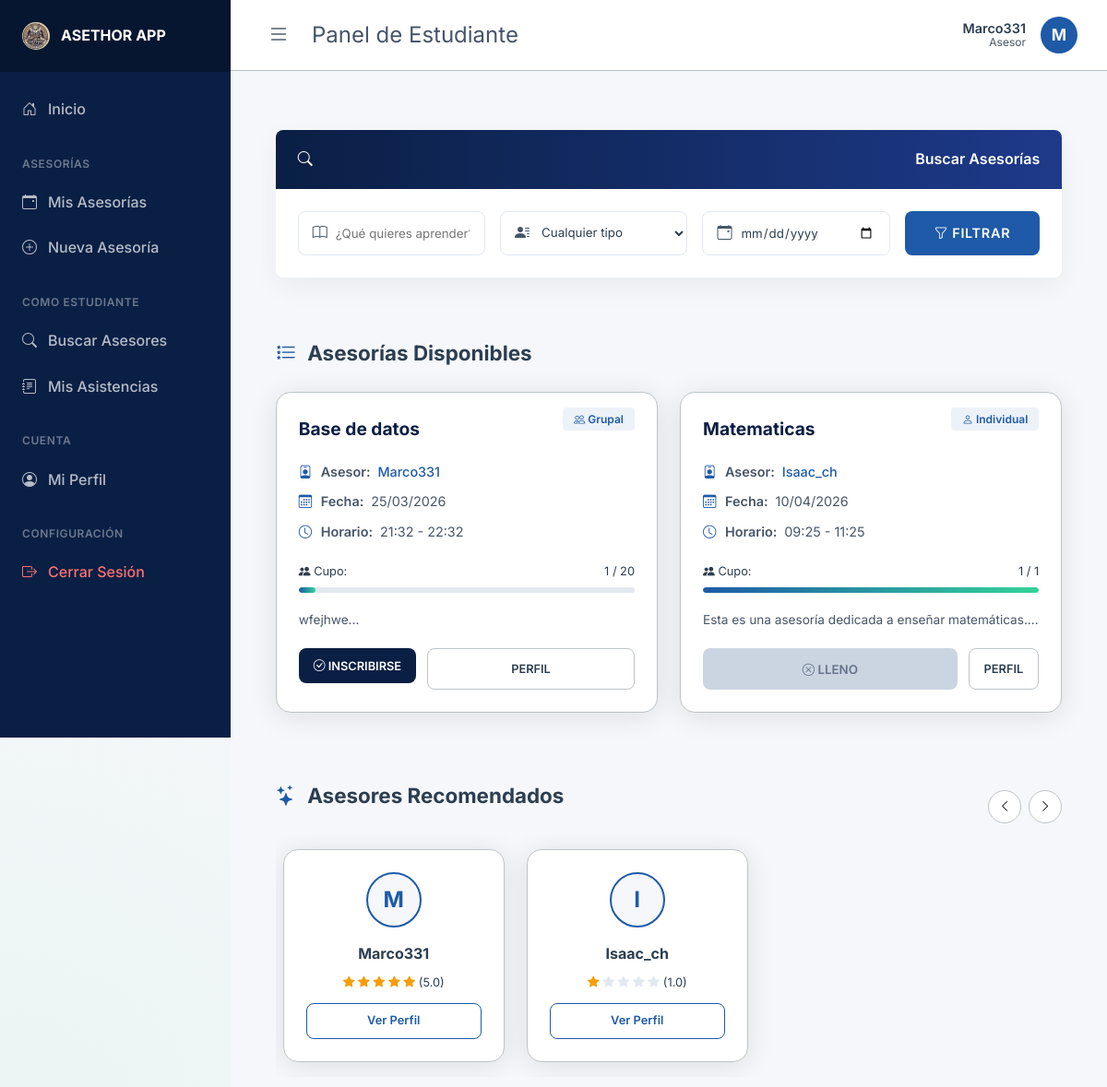
Screenshot of /estudiante/search (signed in) with the database file from the repository.
### app/models.py (models this page shows, shortened)
class Profile(db.Model):
    id = db.Column(db.Integer, primary_key=True)
    user_id = db.Column(db.Integer, db.ForeignKey('user.id'), nullable=False)
    full_name = db.Column(db.String(100), nullable=True)
    bio = db.Column(db.Text, nullable=True)
    strengths = db.Column(db.String(200), nullable=True) # e.g. "matemáticas, programación"
    focus_areas = db.Column(db.String(200), nullable=True) # e.g. "álgebra, base de datos sql"
    rating_avg = db.Column(db.Float, default=0.0) # Calculated average for Asesores

class User(db.Model, UserMixin):
    id = db.Column(db.Integer, primary_key=True)
    username = db.Column(db.String(20), unique=True, nullable=False)
    password_hash = db.Column(db.String(60), nullable=False)
    role = db.Column(db.String(20), nullable=False, default='Estudiante') # Super-Admin, Admin, Asesor, Estudiante
    profile = db.relationship('Profile', backref='user', uselist=False, cascade='all, delete-orphan')
    sessions_given = db.relationship('TutoringSession', backref='asesor', cascade='all, delete-orphan')
    reviews_received = db.relationship('Review', foreign_keys='Review.asesor_id', backref='asesor_reviewed', cascade='all, delete-orphan')
    enrollments = db.relationship('Enrollment', backref='student', cascade='all, delete-orphan')
    reviews_given = db.relationship('Review', foreign_keys='Review.student_id', backref='student_reviewer', cascade='all, delete-orphan')

class TutoringSession(db.Model):
    id = db.Column(db.Integer, primary_key=True)
    asesor_id = db.Column(db.Integer, db.ForeignKey('user.id'), nullable=False)
    topic = db.Column(db.String(100), nullable=False)
    description = db.Column(db.Text, nullable=False)
    date = db.Column(db.Date, nullable=False)
    start_time = db.Column(db.Time, nullable=False)
    end_time = db.Column(db.Time, nullable=False)
    session_type = db.Column(db.String(20), nullable=False, default='Individual') # Individual, Grupal
    capacity = db.Column(db.Integer, default=1)
    enrollments = db.relationship('Enrollment', backref='session', cascade='all, delete-orphan')
    reviews = db.relationship('Review', foreign_keys='Review.session_id', backref='session_reviewed', cascade='all, delete-orphan')

### app/routes/estudiante.py (the view)
@estudiante.route('/search')
def search():
    query = TutoringSession.query
    topic = request.args.get('topic')
    session_type = request.args.get('session_type')
    date = request.args.get('date')
    if topic:
        query = query.filter(TutoringSession.topic.ilike(f'%{topic}%'))
    if session_type:
        query = query.filter(TutoringSession.session_type == session_type)
    if date:
        query = query.filter(TutoringSession.date == date)
    sessions = query.order_by(TutoringSession.date, TutoringSession.start_time).all()
    asesores = User.query.filter_by(role='Asesor').all()
    return render_template('estudiante/search.html', title='Buscar Asesorías', sessions=sessions, asesores=asesores)

### app/templates/estudiante/search.html (shortened to what this page needs)
{% extends 'base.html' %}
{% set title = 'Panel de Estudiante' %}
{% block content %}
<div class="dashboard-container">
    <div class="search-section-wrapper">
        <div class="widget search-widget glass">
            <div class="widget-header">
                <i class="bi bi-search"></i> Buscar Asesorías
            </div>
            <div class="widget-body">
                <form method="GET" action="{{ url_for('estudiante.search') }}" class="search-form">
                    <div class="form-row">
                        <div class="input-group">
                            <input type="text" name="topic" placeholder="¿Qué quieres aprender?" class="form-control" value="{{ request.args.get('topic', '') }}">
                        </div>
                        <div class="input-group">
                            <select name="session_type" class="form-select">
                                <option value="">Cualquier tipo</option>
                            </select>
                        </div>
                        <div class="input-group">
                            <input type="date" name="date" class="form-control" value="{{ request.args.get('date', '') }}">
                        </div>
                        <button type="submit" class="btn btn-search">
                            <i class="bi bi-funnel"></i> FILTRAR
                        </button>
                    </div>
                </form>
            </div>
        </div>
    </div>
    {% if sessions %}
    <div class="results-section">
        <h2 class="section-title"><i class="bi bi-list-stars"></i> Asesorías Disponibles</h2>
        <div class="grid-cards">
            {% for session in sessions %}
            <div class="glass card session-card">
                <div class="card-tag">
                    <i class="bi {% if session.session_type == 'Individual' %}bi-person{% else %}bi-people{% endif %}"></i> {{ session.session_type }}
                </div>
                <h3 class="session-topic">{{ session.topic }}</h3>
                <div class="session-info">
                    <p><i class="bi bi-person-badge"></i> <span>Asesor:</span> <a href="{{ url_for('main.asesor_profile', asesor_id=session.asesor_id) }}">{{ session.asesor.profile.full_name or session.asesor.username }}</a></p>
                    <p><i class="bi bi-calendar3"></i> <span>Fecha:</span> {{ session.date.strftime('%d/%m/%Y') }}</p>
                    <p><i class="bi bi-clock"></i> <span>Horario:</span> {{ session.start_time.strftime('%H:%M') }} - {{ session.end_time.strftime('%H:%M') }}</p>
                    <div class="capacity-bar-container">
                        <div class="capacity-info">
                            <span><i class="bi bi-people-fill"></i> Cupo:</span>
                            <span>{{ session.enrollments|length }} / {{ session.capacity }}</span>
                        </div>
                        <div class="progress-bar">
                            <div class="progress-fill" style="width: {{ (session.enrollments|length / session.capacity * 100)|round }}%;"></div>
                        </div>
                    </div>
                </div>
                <p class="session-desc">{{ session.description[:80] }}...</p>
                <div class="card-actions">
                    {% if session.enrollments|length >= session.capacity %}
                        <button class="btn btn-disabled" disabled>
                            <i class="bi bi-x-circle"></i> LLENO
                        </button>
                    {% else %}
                        <form action="{{ url_for('estudiante.enroll', session_id=session.id) }}" method="POST">
                            <button type="submit" class="btn btn-action-primary">
                                <i class="bi bi-check-circle"></i> INSCRIBIRSE
                            </button>
                        </form>
                    {% endif %}
                    <a href="{{ url_for('main.asesor_profile', asesor_id=session.asesor_id) }}" class="btn btn-action-outline">
                        PERFIL
                    </a>
                </div>
            </div>
            {% endfor %}
        </div>
    </div>
    {% else %}
    <div class="no-results glass">
        <i class="bi bi-info-circle"></i>
        <p>No se encontraron asesorías disponibles con esos filtros.</p>
    </div>
    {% endif %}
    <div class="recommended-section mt-5">
        <div class="carousel-header">
            <h2 class="section-title"><i class="bi bi-stars"></i> Asesores Recomendados</h2>
            <div class="carousel-controls">
                <button class="carousel-btn prev" onclick="scrollCarousel(-1)"><i class="bi bi-chevron-left"></i></button>
                <button class="carousel-btn next" onclick="scrollCarousel(1)"><i class="bi bi-chevron-right"></i></button>
            </div>
        </div>
        <div class="asesores-carousel" id="asesoresCarousel">
            <div class="carousel-track">
                {% for asesor in asesores %}
                <div class="asesor-card glass">
                    <div class="asesor-avatar">
                        {{ asesor.username[0]|upper }}
                    </div>
                    <h4 class="asesor-name">{{ asesor.profile.full_name or asesor.username }}</h4>
                    <div class="asesor-rating">
                        {% set rating = asesor.profile.rating_avg or 0 %}
                        {% for i in range(5) %}
                            <i class="bi bi-star-fill {% if i < rating %}filled{% endif %}"></i>
                        {% endfor %}
                        <span>({{ rating }})</span>
                    </div>
                    <a href="{{ url_for('main.asesor_profile', asesor_id=asesor.id) }}" class="btn btn-view-profile">
                        Ver Perfil
                    </a>
                </div>
                {% endfor %}
            </div>
        </div>
    </div>
</div>
{% endblock %}

### app/templates/base.html (shortened to what this page needs)
<!DOCTYPE html>
<html lang="es">
<head>
    <link rel="stylesheet" href="{{ url_for('static', filename='css/style.css') }}">
    <link rel="stylesheet" href="https://cdn.jsdelivr.net/npm/bootstrap-icons@1.11.3/font/bootstrap-icons.min.css">
</head>
<body>
    {% if current_user.is_authenticated %}
    <div class="app-wrapper">
        <aside id="sidebar" class="sidebar">
            <div class="sidebar-header">
                <img src="{{ url_for('static', filename='img/logo.jpg') }}" alt="Logo" style="height: 30px; width: 30px; object-fit: cover; border-radius: 50%;">
                <span style="font-weight: 700;">ASETHOR APP</span>
            </div>
            <nav class="sidebar-nav">
                {% if current_user.role != 'Estudiante' %}
                    <a href="{{ url_for('main.home') }}" class="sidebar-link">
                        <i class="bi bi-house-door"></i> Inicio
                    </a>
                {% endif %}
                {% if current_user.role == 'Super-Admin' or current_user.role == 'Admin' %}
                    <div class="sidebar-section">Administración</div>
                    <a href="{{ url_for('admin.dashboard') }}" class="sidebar-link">
                        <i class="bi bi-speedometer2"></i> Panel Admin
                    </a>
                    <a href="{{ url_for('admin.create_user') }}" class="sidebar-link">
                        <i class="bi bi-person-plus"></i> Crear Usuario
                    </a>
                {% elif current_user.role == 'Asesor' %}
                    <div class="sidebar-section">Asesorías</div>
                    <a href="{{ url_for('asesor.sessions') }}" class="sidebar-link">
                        <i class="bi bi-calendar-event"></i> Mis Asesorías
                    </a>
                    <a href="{{ url_for('asesor.new_session') }}" class="sidebar-link">
                        <i class="bi bi-plus-circle"></i> Nueva Asesoría
                    </a>
                    <div class="sidebar-section">Como Estudiante</div>
                    <a href="{{ url_for('estudiante.search') }}" class="sidebar-link">
                        <i class="bi bi-search"></i> Buscar Asesores
                    </a>
                    <a href="{{ url_for('estudiante.my_sessions') }}" class="sidebar-link">
                        <i class="bi bi-journal-text"></i> Mis Asistencias
                    </a>
                    <div class="sidebar-section">Cuenta</div>
                    <a href="{{ url_for('asesor.profile') }}" class="sidebar-link">
                        <i class="bi bi-person-circle"></i> Mi Perfil
                    </a>
                {% endif %}
                <div class="sidebar-section">Configuración</div>
                <a href="{{ url_for('auth.logout') }}" class="sidebar-link" style="color: #f87171;">
                    <i class="bi bi-box-arrow-right"></i> Cerrar Sesión
                </a>
            </nav>
        </aside>
        <main class="main-wrapper">
            <header class="topbar">
                <div class="d-flex align-center gap-1">
                    <button id="sidebarToggle" class="btn-toggle">
                        <i class="bi bi-list"></i>
                    </button>
                    <div class="topbar-title">{% if title %}{{ title }}{% else %}Inicio{% endif %}</div>
                </div>
                <div class="topbar-profile">
                    <div style="text-align: right; line-height: 1.2;">
                        <div style="font-weight: 600; color: var(--text-primary); font-size: 0.9rem;">{{ current_user.profile.full_name or current_user.username }}</div>
                        <div style="font-size: 0.75rem; color: var(--text-secondary);">{{ current_user.role }}</div>
                    </div>
                    <div class="avatar">{{ current_user.username[0]|upper }}</div>
                </div>
            </header>
            <div class="container" style="padding: 2rem;">
    {% endif %}
        {% block content %}{% endblock %}
    {% if current_user.is_authenticated %}
            </div>
        </main>
    </div>
    {% else %}
    </main>
    {% endif %}
</body>
</html>

### rows the page displays
Profile: profile "Marco331", rating_avg "5.0"
User: role "Asesor", username "M", profile "Marco331"
TutoringSession: session_type "Grupal", topic "Base de datos", asesor.profile "Marco331", date "25/03/2026", start_time "21:32", end_time "22:32", enrollments|length "1", capacity "20", {{ (session.enrollments|length / session.capacity * 100)|round }} 5.0 (drawn), description "wfejhwe"
TutoringSession: session_type "Individual", topic "Matematicas", asesor.profile "Isaac_ch", date "10/04/2026", start_time "09:25", end_time "11:25", enrollments|length "1", capacity "1", {{ (session.enrollments|length / session.capacity * 100)|round }} 100.0 (drawn), description "Esta es una asesoría dedicada a enseñar matemáticas.", shows "LLENO"
User: username "I", profile "Isaac_ch"
Profile: rating_avg "1.0"

### other values shown
{{ title }} "Panel de Estudiante"
